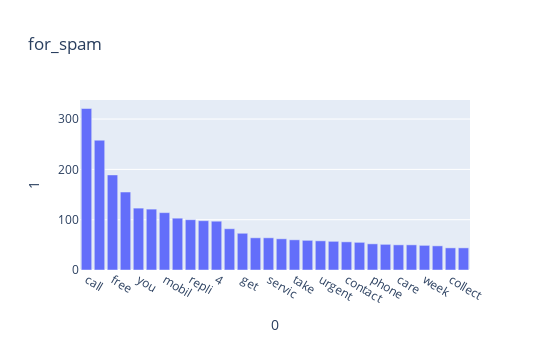

The notebook cell saved with this chart:
### Code cell
import plotly.express as px
fig=px.bar(spam_df,x=0,y=1,title="for_spam")
fig.update_layout(width=550,height=350)
fig.show()

### Figure 1 — Plotly figure (JSON) as saved in the notebook; plotly's stock layout.template omitted (floating-point values rounded to 4 significant figures)
{"data": [{"hovertemplate": "0=%{x}<br>1=%{y}<extra></extra>", "legendgroup": "", "marker": {"color": "#636efa", "pattern": {"shape": ""}}, "name": "", "orientation": "v", "showlegend": false, "textposition": "auto", "type": "bar", "x": ["call", "text", "free", "2", "you", "your", "mobil", "stop", "repli", "claim", "4", "prize", "get", "new", "servic", "tone", "take", "send", "urgent", "nokia", "contact", "award", "phone", "cash", "care", "pleas", "week", "win", "collect", "min"], "xaxis": "x", "y": [321, 258, 189, 155, 123, 121, 114, 103, 100, 98, 97, 82, 73, 64, 64, 62, 60, 59, 58, 57, 56, 55, 52, 51, 50, 50, 49, 48, 44, 44], "yaxis": "y"}], "layout": {"barmode": "relative", "height": 350, "legend": {"tracegroupgap": 0}, "title": {"text": "for_spam"}, "width": 550, "xaxis": {"anchor": "y", "domain": [0, 1], "title": {"text": "0"}}, "yaxis": {"anchor": "x", "domain": [0, 1], "title": {"text": "1"}}}}
